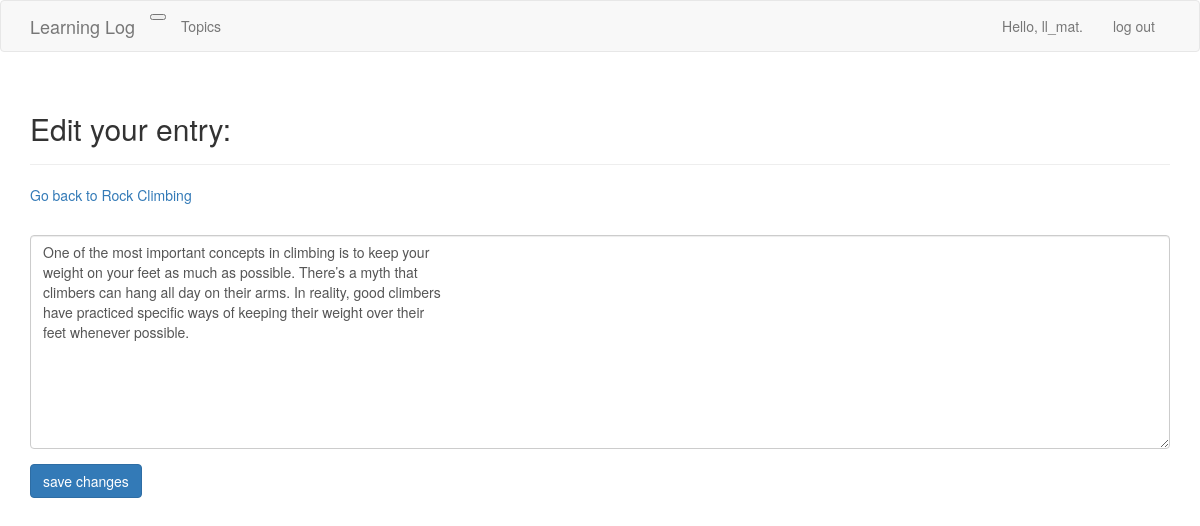
The app's page /edit_entry/3/ (signed in) with its own data.
### learning_logs/models.py (models this page shows, shortened)
class Topic(models.Model):
    text = models.CharField(max_length=200)
    date_added = models.DateTimeField(auto_now_add=True)
    owner = models.ForeignKey(User, on_delete=models.PROTECT)
    def __str__(self):
        return self.text

class Entry(models.Model):
    topic = models.ForeignKey(Topic, on_delete=models.PROTECT)
    text = models.TextField()
    date_added = models.DateTimeField(auto_now_add=True)
    class Meta:
        verbose_name_plural = 'entries'

### learning_logs/views.py (the view)
# urls.py: url(r'^edit_entry/(?P<entry_id>\d+)/$', views.edit_entry, name='edit_entry'),
@login_required
def edit_entry(request, entry_id):
    entry = Entry.objects.get(id=entry_id)
    topic = entry.topic
    topic_id = topic.id
    if topic.owner != request.user:
        raise Http404
    if request.method != 'POST':
        form = EntryForm(instance=entry)
    else:
        form = EntryForm(instance=entry, data=request.POST)
        if form.is_valid():
            form.save()
            return HttpResponseRedirect(reverse('learning_logs:topic',
                                                args=[topic_id]))
    context = {'entry' : entry, 'topic' : topic, 'form' : form}
    return render(request, 'learning_logs/edit_entry.html', context)

### learning_logs/forms.py
class EntryForm(forms.ModelForm):
    class Meta:
        model = Entry
        fields = ['text']
        labels = {'text' : ''}
        widgets = {'text': forms.Textarea(attrs={'cols' : 80})}

### learning_logs/templates/learning_logs/edit_entry.html (shortened to what this page needs)
{% extends "learning_logs/base.html" %}
{% load bootstrap3 %}
{% block header %}
  <h2>Edit your entry:</h2>
{% endblock header %}
{% block content %}
  <p><a href="{% url 'learning_logs:topic' topic.id %}">Go back to
    {{ topic }}</a></p>
  <form action="{% url 'learning_logs:edit_entry' entry.id %}" method='post'
    class="form">
    {% bootstrap_form form %}
    {% buttons %}
      <button name="submit" class="btn btn-primary">save changes</button>
    {% endbuttons %}
  </form>
{% endblock content %}

### learning_logs/templates/learning_logs/base.html (shortened to what this page needs)
{% load bootstrap3 %}
<!DOCTYPE html>
<html lang='en'>
  <head>
    {% bootstrap_css %}
  </head>
  <body>
    <nav class="navbar navbar-default naavbar-static-top">
      <div class="container">
        <div class="navbar-header">
          <button type="button" class-"navbar-toggle collapsed"
              data-toggle="collapse" data-target="#navbar"
              aria-expanded="false" aria-controls="navbar">
          </button>
          <a class="navbar-brand" href="{% url 'learning_logs:index' %}">
              Learning Log</a>
        </div>
        <div id="navbar" class="navbar-collapse collapse">
          <ul class="nav navbar-nav">
            <li><a href="{% url 'learning_logs:topics' %}">Topics</a></li>
          </ul>
          <ul class="nav navbar-nav navbar-right">
            {% if user.is_authenticated %}
              <li><a>Hello, {{ user.username }}.</a></li>
              <li><a href="{% url 'users:logout' %}">log out</a></li>
            {% else %}
              <li><a href="{% url 'users:register' %}">register</a></li>
              <li><a href="{% url 'users:login' %}">login</a></li>
            {% endif %}
          </ul>
        </div>
      </div>
    </nav>
    <div class="container">
      <div class="page-header">
        {% block header %}{% endblock header %}
      </div>
      <div>
        {% block content %}{% endblock content %}
      </div>
    </div>
  </body>
</html>

### records on screen
Topic: text "Rock Climbing"
Entry: text "One of the most important concepts in climbing is to keep your weight on your feet as much as possible. There’s a myth that climbers can hang all day on their arms. In reality, good climbers have practiced specific ways of keeping their weight over their feet whenever possible."

### other values on screen
{{ user.username }} "ll_mat"
